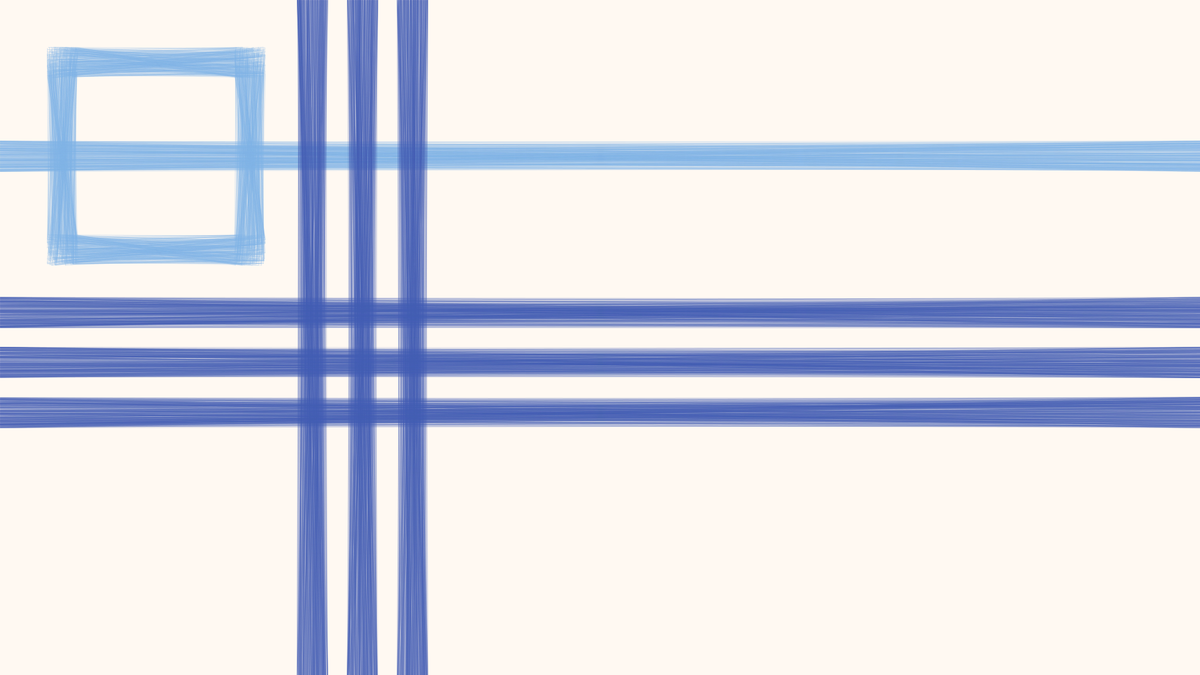
Frame 1 (no input)
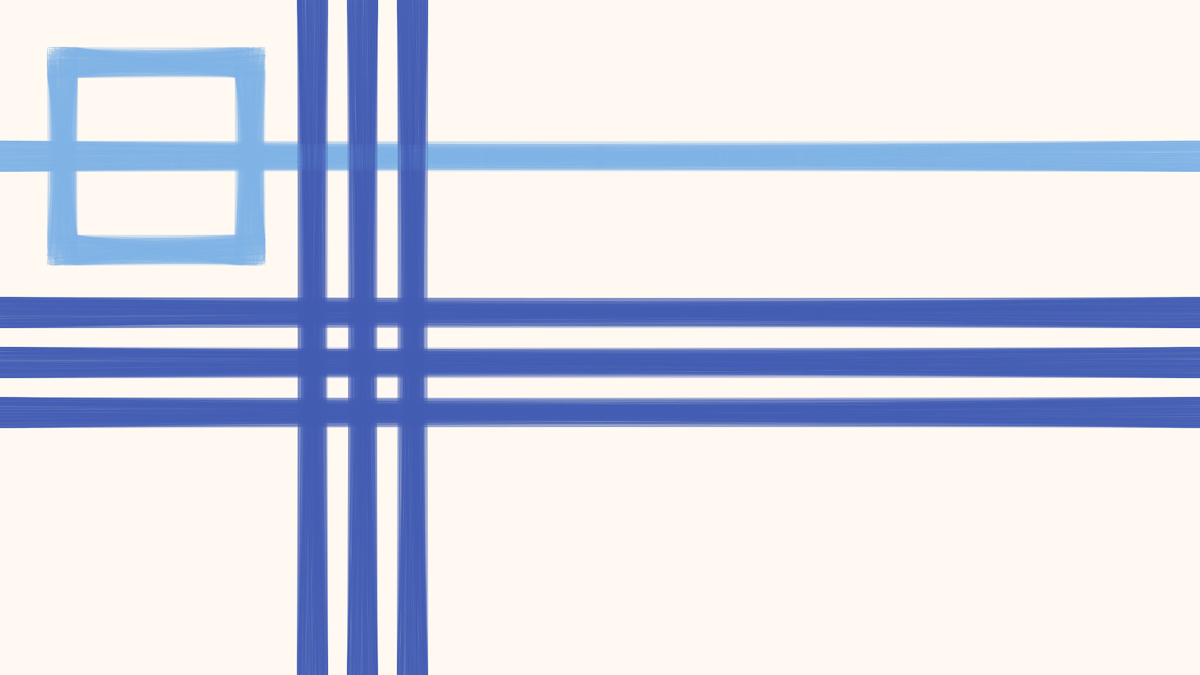
Frame 2 (the mouse pressed at the canvas centre, redrawn once)

The Processing sketch that drew these frames (run headless with seeded random() and noise(); the mouse was pressed at the canvas centre and the sketch redrawn once):

// Processing sketch: lines_grid
// ── lines_grid.pde
void setup() {
  size(1920, 1080);
  smooth();
  strokeWeight(1);
  stroke(1,3,127,40);
  background(255,249,242); 
  noLoop();

}

void draw() {
color firstColor = color(1,3,127);
color secondColor = color(159,222,255); 
float[] arrayTop = new float[400];
float[] arrayBottom = new float[400];
//box
stroke(lerpColor(firstColor, secondColor, 0.8), 50);
for (int i=0; i < 400; i++){
  float var1 = random(-25,25);
  float var2 = random(-25,25);
  int min = 100;
  int max = 400;
  line(min + var1, min + var2, max+ var2, min + var1);
  line(min + var2, min + var1, min + var1, max + var2);
  line(min + var1, max + var2, max + var2, max + var1);
  line(max + var1, min + var2, max + var2, max + var1);
  line(0, 250 + var1, 1920, 250 + var2);
}

stroke(lerpColor(firstColor, secondColor, 0.4), 50);
//vertical lines
for (int i = 0; i < 3; i++) {
  for (int j=0; j < arrayTop.length; j++){
    arrayTop[j] = random(-25,25);
    arrayBottom[j] = random(-25,25);
      line(500 + (80 * i) + arrayTop[j], 0, 500 + (80 * i) + arrayBottom[j], 1080);
  }
}

//horizontal lines
for (int i = 0; i < 3; i++) {
  for (int j=0; j < arrayTop.length; j++){
    arrayTop[j] = random(-25,25);
    arrayBottom[j] = random(-25,25);
      line(0, 500 + (80 * i) + arrayTop[j], 1920, 500 + (80 * i) + arrayBottom[j]);
  }
}

}
